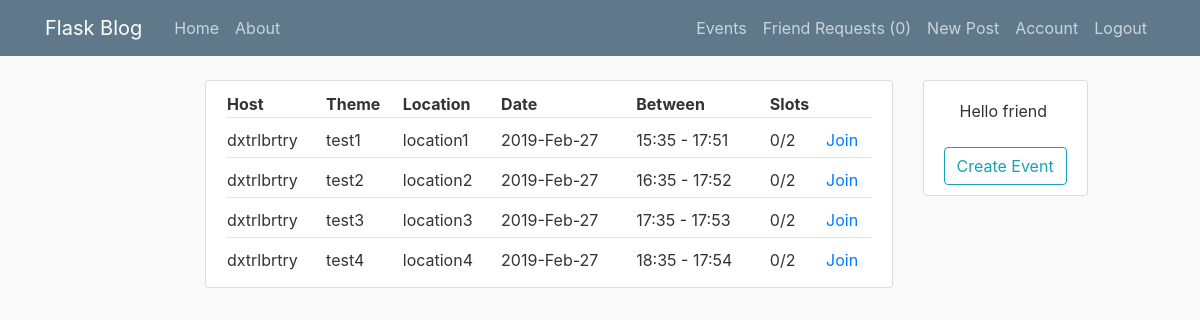
Screenshot of /events/ (signed in) with the database file from the repository.
### flaskwebapp/models.py (models this page shows, shortened)
class Event(db.Model):
    id = db.Column(db.Integer, primary_key=True)
    maximum_attendants = db.Column(db.Integer, nullable=False)
    theme = db.Column(db.String(100), nullable=False)
    location_name = db.Column(db.String(100), nullable=False)
    start_time = db.Column(db.DateTime, nullable=False)
    end_time = db.Column(db.DateTime, nullable=False)
    attendants = db.relationship('User', secondary=event_attendants, lazy='subquery', backref='attending_to')
    user_id = db.Column(db.Integer, db.ForeignKey('user.id'))
    host = db.relationship("User", backref='hosted_by')

class User(db.Model, UserMixin):
    id = db.Column(db.Integer, primary_key=True)
    username = db.Column(db.String(20), unique=True, nullable=False)
    email = db.Column(db.String(120), unique=True, nullable=False)
    image_file = db.Column(db.String(20), nullable=False, default='default.jpg')
    password = db.Column(db.String(60), nullable=False)
    access = db.Column(db.String(10), nullable=False, default='user')
    posts = db.relationship('Post', backref='author', lazy='dynamic')
    comments = db.relationship('Comment', backref='author', lazy='dynamic')
    likes = db.relationship('Post', secondary=likes, backref='liked_by', lazy='dynamic')
    event_requests = db.relationship('User',
                               secondary=event_requests,
                               primaryjoin=(event_requests.c.user_id == id),
                               secondaryjoin=(event_requests.c.requester_id == id),
                               backref='event_request_from',
                               lazy='dynamic')
    requests = db.relationship('User',
                               secondary=friend_requests,
                               primaryjoin=(friend_requests.c.user_id == id),
                               secondaryjoin=(friend_requests.c.friend_id == id),
                               backref='request_of',
                               lazy='dynamic')
    friends = db.relationship('User',
                              secondary=friend,
                              primaryjoin=(friend.c.user_id == id),
                              secondaryjoin=(friend.c.friend_id == id),
                              backref='friend_of',
                              lazy='dynamic')

### flaskwebapp/events/routes.py (the view)
@events.route('/events/', methods=['GET'])
@login_required
def events_list():
    events = Event.query.order_by(Event.start_time.asc())
    return render_template('events_list.html', events=events)

### flaskwebapp/models.py (called while the page is built)
@login_manager.user_loader
def load_user(user_id):
    return User.query.get(int(user_id))

### flaskwebapp/templates/events_list.html
{% extends 'layout.html' %}
{% from 'macros/macros.html' import render_event %}
{% block content %}
<div class="content-section">
<table style="width: 100%">
  <tr style="border: 0px">
    <th>Host</th>
    <th>Theme</th>
    <th>Location</th>
    <th>Date</th>
    <th>Between</th>
    <th>Slots</th>
  </tr>
  {% for event in events %}
    {{ render_event(event) }}
  {% endfor %}
</table>
</div>
{% endblock content %}

### flaskwebapp/templates/layout.html (shortened to what this page needs)
<!DOCTYPE html>
<html lang="en">
<head>
    <link rel="stylesheet" type="text/css" href="{{ url_for('static', filename='bootstrap.css') }}">
    <link rel="stylesheet" type="text/css" href="{{ url_for('static', filename='main.css') }}">
</head>
<body>
<header class="site-header">
    <nav class="navbar navbar-expand-md navbar-dark bg-steel fixed-top">
        <div class="container">
            <a class="navbar-brand mr-4" href="/">Flask Blog</a>
            <div class="collapse navbar-collapse" id="navbarToggle">
                <div class="navbar-nav mr-auto">
                    {% if current_user.is_authenticated %}
                        <a class="nav-item nav-link" href="{{ url_for('main.home') }}">Home</a>
                        <a class="nav-item nav-link" href="{{ url_for('main.about') }}">About</a>
                    {% endif %}
                </div>
                <div class="navbar-nav">
                    {% if current_user.is_authenticated %}
                        <a class="nav-item nav-link" href="{{ url_for('events.events_list') }}">Events</a>
                        <a class="nav-item nav-link" href="{{ url_for('users.requests') }}">Friend Requests ({{ current_user.requests.count() }})</a>
                        <a class="nav-item nav-link" href="{{ url_for('posts.new_post') }}">New Post</a>
                        <a class="nav-item nav-link" href="{{ url_for('users.account') }}">Account</a>
                        <a class="nav-item nav-link" href="{{ url_for('users.logout') }}">Logout</a>
                    {% else %}
                        <a class="nav-item nav-link" href="{{ url_for('users.login') }}">Login</a>
                        <a class="nav-item nav-link" href="{{ url_for('users.register') }}">Register</a>
                    {% endif %}
                </div>
            </div>
        </div>
    </nav>
</header>
<main role="main">
    <div class="row">
        <div class="col-md-2"></div>
        <div class="col-md-7">
            <div style="overflow-y: scroll">
                {% block content %}
                {% endblock content %}
            </div>
        </div>
        <div class="col-md-3">
            <div class="content-section right-panel">
                {% if current_user.is_authenticated %}
                    <p class="nav-item nav-link">Hello {{ current_user.username }}</p>
                    <a class="btn btn-outline-info" href="{{ url_for('events.create_event') }}">Create Event</a>
                {% endif %}
            </div>
        </div>
    </div>
</main>
</body>
</html>

### flaskwebapp/templates/macros/macros.html (shortened to what this page needs)
{% macro render_event(event) %}
  <tr>
    <td>{{ event.host.username }}</td>
    <td>{{ event.theme }} </td>
    <td>{{ event.location_name }}</td>
    <td>{{ event.start_time.strftime('%Y-%b-%d') }}</td>
    <td>{{ event.start_time.strftime('%H:%M') }} - {{ event.end_time.strftime('%H:%M') }}</td>
    <td>{{ event.attendants|count }}/{{ event.maximum_attendants }}</td>
    <td>
      {% if current_user in event.host.event_requests %}
        <p>Request already sent</p>
      {% elif current_user in event.attendants %}
        <a href="{{ url_for('events.join_event', event_id=event.id) }}">Leave</a>
      {% else %}
        <a href="{{ url_for('events.join_event', event_id=event.id) }}">Join</a>
      {% endif %}
    </td>
  </tr>
{% endmacro %}

### flaskwebapp/static/main.css (style rules this page uses)
body { background: #fafafa; color: #333333; margin-top: 5rem; }
tr { border-top: 1px solid #e3e3e3; }
td { padding-top: 10px; padding-bottom: 5px; }
.right-panel { position: fixed; z-index: 1; overflow-x: hidden; padding-top: 20px; }
.bg-steel { background-color: #5f788a; }
.site-header .navbar-nav .nav-link { color: #cbd5db; }
.content-section { background: #ffffff; padding: 10px 20px; border: 1px solid #dddddd; border-radius: 3px; margin-bottom: 20px; }

### rows the page displays
Event: host.username "dxtrlbrtry", theme "test1", location_name "location1", start_time "2019-Feb-27", start_time "15:35", end_time "17:51", attendants|count "0", maximum_attendants "2"
Event: host.username "dxtrlbrtry", theme "test2", location_name "location2", start_time "2019-Feb-27", start_time "16:35", end_time "17:52", attendants|count "0", maximum_attendants "2"
Event: host.username "dxtrlbrtry", theme "test3", location_name "location3", start_time "2019-Feb-27", start_time "17:35", end_time "17:53", attendants|count "0", maximum_attendants "2"
Event: host.username "dxtrlbrtry", theme "test4", location_name "location4", start_time "2019-Feb-27", start_time "18:35", end_time "17:54", attendants|count "0", maximum_attendants "2"
User: username "friend"

### other values shown
{{ current_user.requests.count() }} "0"
